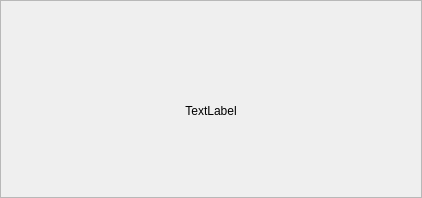
<?xml version="1.0" encoding="UTF-8"?>
<ui version="4.0">
 <class>FlowItemWidget</class>
 <widget class="QWidget" name="FlowItemWidget">
  <property name="geometry">
   <rect>
    <x>0</x>
    <y>0</y>
    <width>422</width>
    <height>198</height>
   </rect>
  </property>
  <property name="sizePolicy">
   <sizepolicy hsizetype="Minimum" vsizetype="Minimum">
    <horstretch>0</horstretch>
    <verstretch>0</verstretch>
   </sizepolicy>
  </property>
  <property name="minimumSize">
   <size>
    <width>110</width>
    <height>50</height>
   </size>
  </property>
  <property name="windowTitle">
   <string>Form</string>
  </property>
  <property name="styleSheet">
   <string notr="true"/>
  </property>
  <layout class="QGridLayout" name="gridLayout">
   <property name="leftMargin">
    <number>0</number>
   </property>
   <property name="topMargin">
    <number>0</number>
   </property>
   <property name="rightMargin">
    <number>0</number>
   </property>
   <property name="bottomMargin">
    <number>0</number>
   </property>
   <property name="spacing">
    <number>0</number>
   </property>
   <item row="0" column="0">
    <widget class="QFrame" name="frame">
     <property name="sizePolicy">
      <sizepolicy hsizetype="Minimum" vsizetype="Minimum">
       <horstretch>0</horstretch>
       <verstretch>0</verstretch>
      </sizepolicy>
     </property>
     <property name="minimumSize">
      <size>
       <width>110</width>
       <height>50</height>
      </size>
     </property>
     <property name="styleSheet">
      <string notr="true"/>
     </property>
     <property name="frameShape">
      <enum>QFrame::StyledPanel</enum>
     </property>
     <property name="frameShadow">
      <enum>QFrame::Raised</enum>
     </property>
     <layout class="QVBoxLayout" name="verticalLayout" stretch="1,9">
      <item>
       <layout class="QHBoxLayout" name="horizontalLayout">
        <item>
         <widget class="QLabel" name="label_2">
          <property name="text">
           <string/>
          </property>
          <property name="alignment">
           <set>Qt::AlignRight|Qt::AlignTrailing|Qt::AlignVCenter</set>
          </property>
         </widget>
        </item>
        <item>
         <widget class="QLabel" name="label_3">
          <property name="text">
           <string/>
          </property>
          <property name="alignment">
           <set>Qt::AlignRight|Qt::AlignTrailing|Qt::AlignVCenter</set>
          </property>
         </widget>
        </item>
       </layout>
      </item>
      <item>
       <widget class="QLabel" name="label">
        <property name="minimumSize">
         <size>
          <width>90</width>
          <height>35</height>
         </size>
        </property>
        <property name="styleSheet">
         <string notr="true">font: 28pt &quot;Microsoft PhagsPa&quot;;</string>
        </property>
        <property name="text">
         <string>TextLabel</string>
        </property>
        <property name="alignment">
         <set>Qt::AlignCenter</set>
        </property>
       </widget>
      </item>
     </layout>
    </widget>
   </item>
  </layout>
 </widget>
 <resources/>
 <connections/>
</ui>
